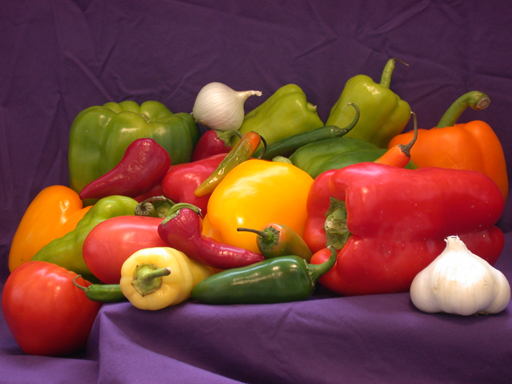
//> input picture opencv_histogram/image_source/sample_image.png, 512 x 384 px
$ ./lab   (built with g++ and OpenCV 4)
//> lines starting //> are read from the running program, lines starting //| are printed output that depends on the picture
#include <opencv4/opencv2/opencv.hpp>
#include <opencv4/opencv2/highgui/highgui.hpp>
#include <opencv4/opencv2/imgproc/imgproc.hpp>
#include <opencv4/opencv2/imgcodecs/imgcodecs.hpp>
#include <iostream>

using namespace std;
using namespace cv;

int main(int argc, char** argv)
{
Mat src, lab;

String imageName( "/run/media/xafold/Games and Software/Task/utsavp/opencv_histogram/image_source/sample_image.png" );

if (argc > 1)
{
    imageName = argv[1];
}

src = imread( imageName);
//> src is the input picture: 384 rows x 512 cols, CV_8UC3; mean B, G, R 57.6, 66.4, 120.8
cvtColor(src, lab, COLOR_BGR2Lab);
//> lab: 384 rows x 512 cols, CV_8UC3; mean of channels 0, 1, 2 90.4, 150.8, 141.7

if( src.empty() )
{ return -1; }

vector<Mat> lab_planes;
split( lab, lab_planes );
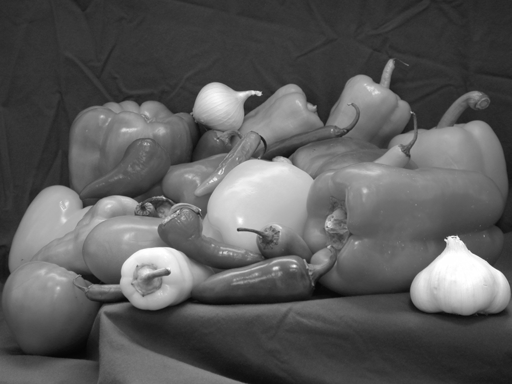
//> lab_planes[0]: 384 rows x 512 cols, CV_8UC1; min 5, max 255, mean 90.4
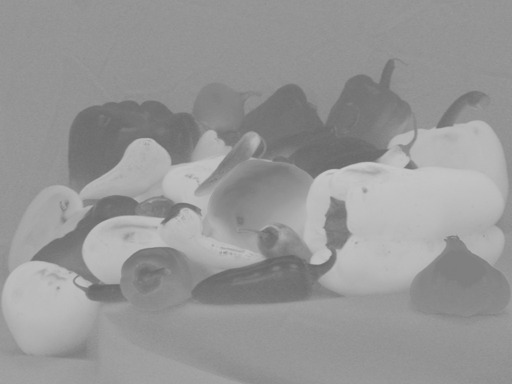
//> lab_planes[1]: 384 rows x 512 cols, CV_8UC1; min 103, max 200, mean 150.8
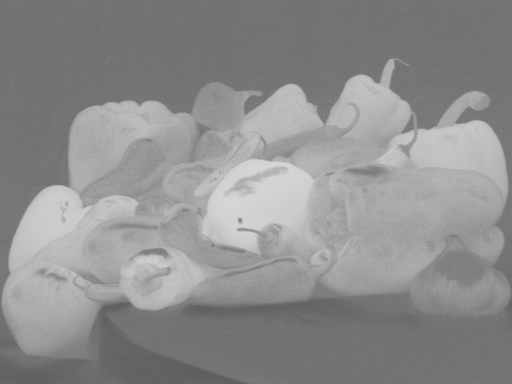
//> lab_planes[2]: 384 rows x 512 cols, CV_8UC1; min 92, max 214, mean 141.7

int histSize = 256;

float range[] = { 0, 256 } ;
const float* histRange = { range };

bool uniform = true;
bool accumulate = false;

Mat l_hist, a_hist, b_hist;

calcHist( &lab_planes[0], 1, 0, Mat(), l_hist, 1, &histSize, &histRange, uniform, accumulate );
//> l_hist = 256 values, max 5961 at index 50, min 0 at index 0, mean 768
calcHist( &lab_planes[1], 1, 0, Mat(), a_hist, 1, &histSize, &histRange, uniform, accumulate );
//> a_hist = 256 values, max 16858 at index 148, min 0 at index 0, mean 768
calcHist( &lab_planes[2], 1, 0, Mat(), b_hist, 1, &histSize, &histRange, uniform, accumulate );
//> b_hist = 256 values, max 20091 at index 115, min 0 at index 0, mean 768

// Drawing  the histograms for L, a, b.
int hist_w = 512; int hist_h = 400;
int bin_w = cvRound( (double) hist_w/histSize );

Mat histImage( hist_h, hist_w, CV_8UC3, Scalar( 0,0,0) );

normalize(l_hist, l_hist, 0, histImage.rows, NORM_MINMAX, -1, Mat() );
//> l_hist = 256 values, max 400 at index 50, min 0 at index 0, mean 51.53
normalize(a_hist, a_hist, 0, histImage.rows, NORM_MINMAX, -1, Mat() );
//> a_hist = 256 values, max 400 at index 148, min 0 at index 0, mean 18.22
normalize(b_hist, b_hist, 0, histImage.rows, NORM_MINMAX, -1, Mat() );
//> b_hist = 256 values, max 400 at index 115, min 0 at index 0, mean 15.29

for( int i = 1; i < histSize; i++ )
{
    line( histImage, Point( bin_w*(i-1), hist_h - cvRound(l_hist.at<float>(i-1)) ) ,
                    Point( bin_w*(i), hist_h - cvRound(l_hist.at<float>(i)) ),
                    Scalar( 255, 0, 0), 2, 8, 0  );
    line( histImage, Point( bin_w*(i-1), hist_h - cvRound(a_hist.at<float>(i-1)) ) ,
                    Point( bin_w*(i), hist_h - cvRound(a_hist.at<float>(i)) ),
                    Scalar( 0, 255, 0), 2, 8, 0  );
    line( histImage, Point( bin_w*(i-1), hist_h - cvRound(b_hist.at<float>(i-1)) ) ,
                    Point( bin_w*(i), hist_h - cvRound(b_hist.at<float>(i)) ),
                    Scalar( 0, 0, 255), 2, 8, 0  );
}
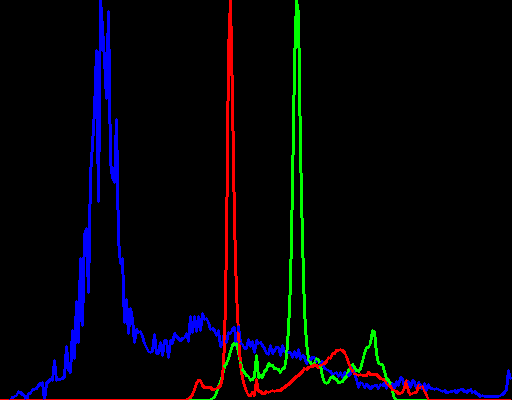
//> histImage: 400 rows x 512 cols, CV_8UC3; mean B, G, R 8.7, 4, 4.3

// Putting text in Histogram.
putText(histImage, "Lightness (L)", Point(10, 30), FONT_HERSHEY_SIMPLEX, 0.5, Scalar(255, 0, 0), 2);
putText(histImage, "Red/Green Value (a)", Point(10, 50), FONT_HERSHEY_SIMPLEX, 0.5, Scalar(0, 255, 0), 2);
putText(histImage, "Blue/Yellow Value (b)", Point(10, 70), FONT_HERSHEY_SIMPLEX, 0.5, Scalar(0, 0, 255), 2);
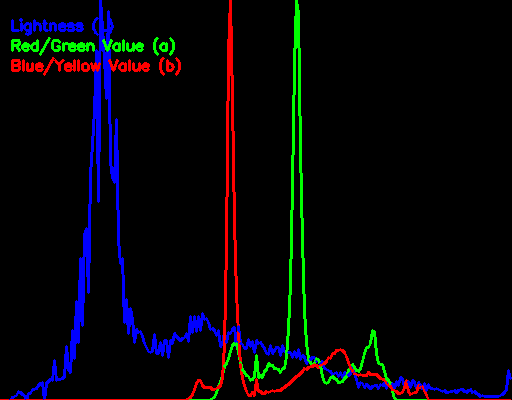
//> histImage: 400 rows x 512 cols, CV_8UC3; mean B, G, R 9.4, 5.4, 5.7

cv::imwrite("histogram.png", histImage);

cv::Mat combinedImage, combinedImage1;
cv::hconcat(lab_planes[0], lab_planes[1], combinedImage);
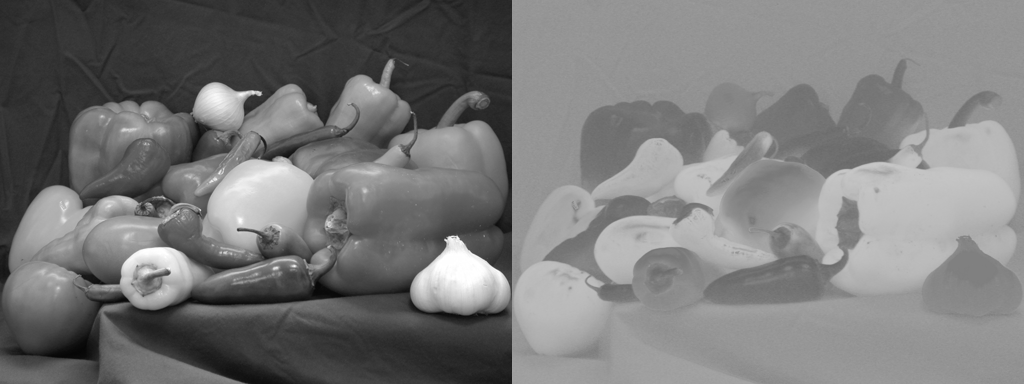
//> combinedImage: 384 rows x 1024 cols, CV_8UC1; min 5, max 255, mean 120.6

cv::hconcat(combinedImage, lab_planes[2], combinedImage1);
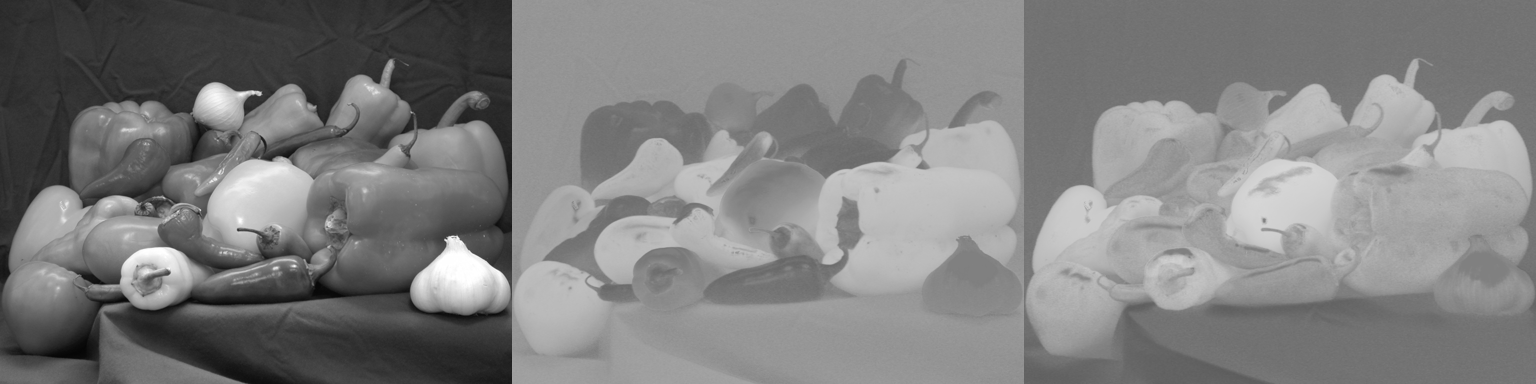
//> combinedImage1: 384 rows x 1536 cols, CV_8UC1; min 5, max 255, mean 127.6
cv::imshow("Combined Images", combinedImage1);

cv::imwrite("Combined_image.png", combinedImage1);
cv::waitKey();
return 0;
}
